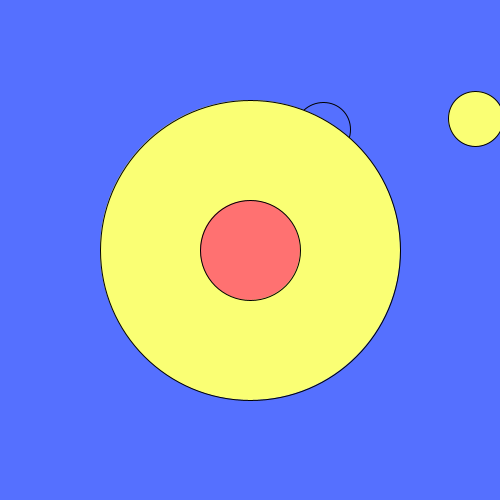
Frame 1 (no input)
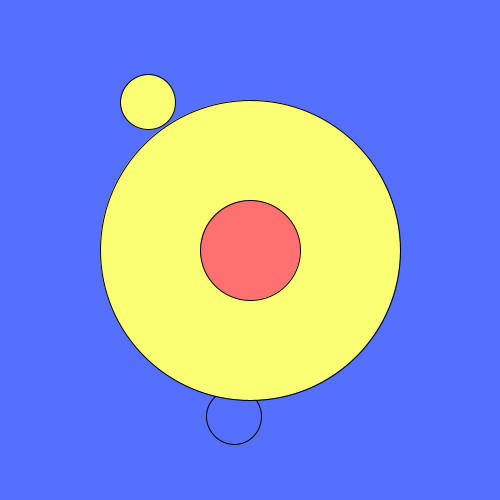
Frame 60 (the mouse pressed at the canvas centre just before this capture)
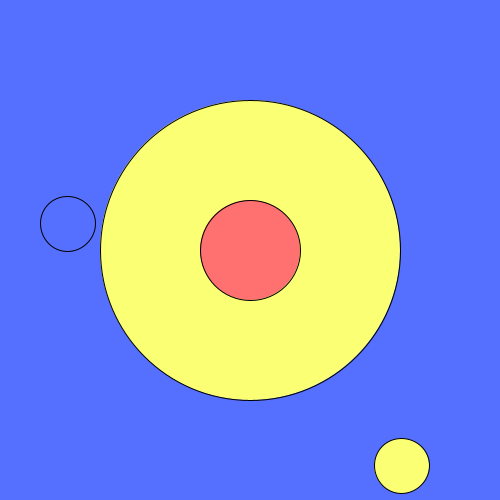
Frame 120 (the mouse held since frame 60 and released just before this capture)

The Processing sketch that drew these frames (run headless with seeded random() and noise(); from frame 60 on, the mouse is pressed at the canvas centre):

// Processing sketch: processing_4243
// ── processing_4243.pde

void setup() {
size(500,500);
background(125,7,224);
}

void draw() {
fill(85,112,255);
ellipse(250,250,750,750);
ellipse(random(500),random(500), 55, 55);
fill(250,255,116);
ellipse(250,250,300,300);
ellipse(random(500),random(500), 55, 55);
fill(255,113,113);
ellipse(250,250,100,100);
}
